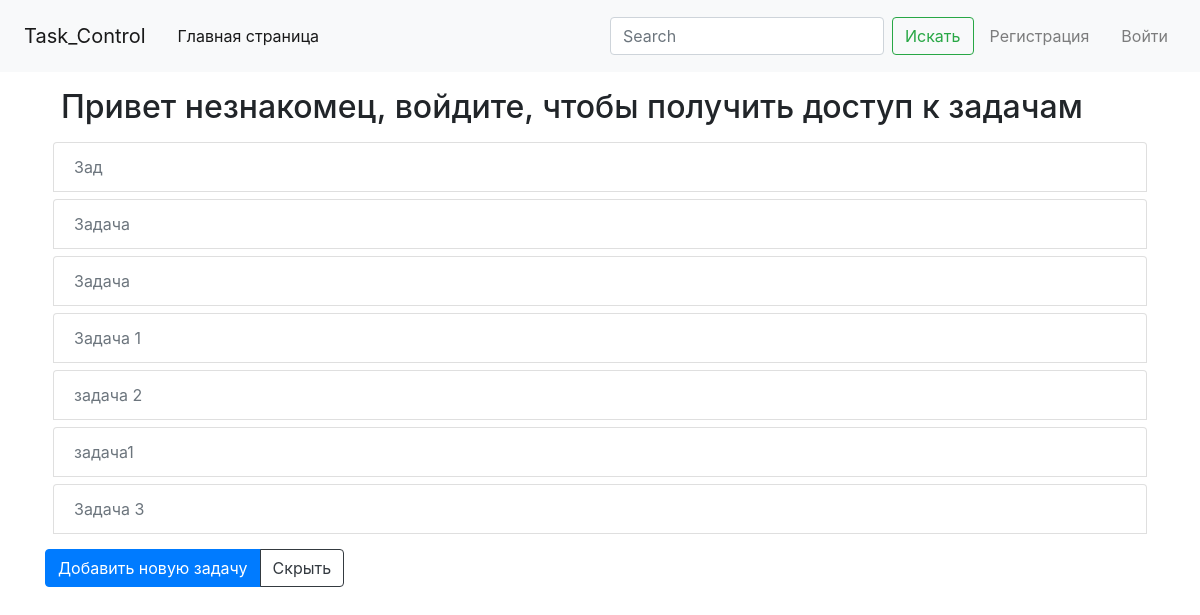
Before: / with the older database file.
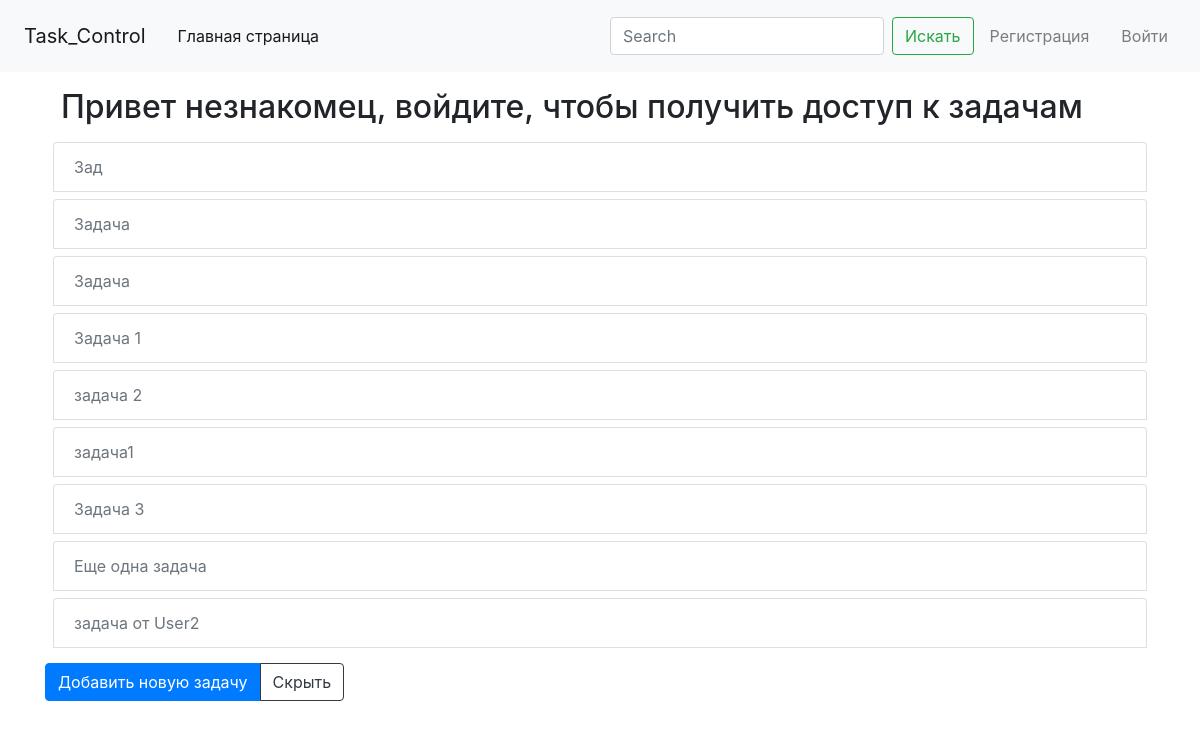
After: the same page with the newer database file.
### webapp/model.py (models this page shows, shortened)
class Tasks(db.Model):
    id = db.Column(db.Integer, primary_key=True)
    user_id = db.Column(db.Integer, db.ForeignKey('user.id', ondelete='CASCADE'), index=True)
    title = db.Column(db.String, nullable=False)
    text = db.Column(db.Text, nullable=True)

### webapp/__init__.py (the view)
    @app.route('/')
    def index():
        form = TaskForm()
        form1 = StatusForm()
        data = [row for row in db.engine.execute(f"SELECT id,title,text,user_id FROM Tasks")]
        if current_user.is_authenticated:
            data1 = [row for row in db.engine.execute(f"SELECT status FROM User WHERE id=={current_user.id}")]
            jq_form_id = data1[0][0][2:-2].replace("', '", ", ")
        else:
            return render_template('index.html', form=form, data=data, user_id=None)
        return render_template('index.html', form=form, data=data, user_id=current_user.id, form1=form1, jq_form_id=jq_form_id)

### webapp/forms.py
class TaskForm(FlaskForm):
    headline = StringField('Заголовок задачи', validators=[DataRequired()], render_kw={"class": "form-control",
                                                                                       "aria-label": "Sizing example input",
                                                                                       "aria-describedby": "inputGroup-sizing-default"})
    task = TextAreaField('Описание задачи', validators=[DataRequired()], render_kw={"class": "form-control",
                                                                                    "aria-label": "With textarea"})
    submit = SubmitField('Отправить', render_kw={"class": "btn btn-secondary btn-lg btn-block btn-info"})

class StatusForm(FlaskForm):
    status = TextAreaField('скрытое поле ввода', validators=[DataRequired()])
    submit = SubmitField('Сохранить изменения', render_kw={"class": "btn btn-outline-success"})

### webapp/templates/index.html (shortened to what this page needs)
{% extends "base.html" %}
{% block content %}
        <head>
        <link rel="stylesheet" href="https://maxcdn.bootstrapcdn.com/bootstrap/4.3.1/css/bootstrap.min.css">
        </head>
        <body>
        <h2>
            {% if current_user.is_authenticated %}
                    <span class="nav-link" >Привет {{current_user.username }}, вот твои задачи:</span>
            {% else %}
                    <span class="nav-link" >Привет незнакомец, войдите, чтобы получить доступ к задачам</span>
            {% endif %}
        </h2>
        <form  action="{{url_for('process_status')}}" method="post">
        <ul class="sortable-ul">
            {%if data%}
                {% for item in data %}
                  {% include 'task.html'%}
                {%endfor%}
            {% endif %}
        </ul>
        </form>
        <div class="btn-group" role="group" aria-label="Basic example">
           <button id="show" class="btn btn-primary" type="submit">Добавить новую задачу</button>
           <button type="button" id="hide" class="btn btn-outline-dark">Скрыть</button>
         </div>
         </body>
{% endblock content%}

### webapp/templates/base.html (shortened to what this page needs)
<!doctype html>
<html lang="ru">
  <head>
    <link rel="stylesheet" href="https://stackpath.bootstrapcdn.com/bootstrap/4.3.1/css/bootstrap.min.css">
  </head>
  <body>
    {% include 'menu.html' %}
    <div class = "container">
       {% block content %}
        {% endblock %}
    </div>
  </body>
</html>

### webapp/templates/menu.html (shortened to what this page needs)
<nav class="navbar navbar-expand-lg navbar-light bg-light">
  <a class="navbar-brand" href="#">Task_Control</a>
  <div class="collapse navbar-collapse" id="navbarSupportedContent">
    <ul class="navbar-nav mr-auto">
      <li class="nav-item active">
        <a class="nav-link" href="/">Главная страница <span class="sr-only">(current)</span></a>
      </li>
   <nav class="navbar navbar-light bg-light">
   </nav>
    </ul>
    <form class="form-inline my-2 my-lg-0">
      <input class="form-control mr-sm-2" type="search" placeholder="Search" aria-label="Search">
      <button class="btn btn-outline-success my-2 my-sm-0" type="submit">Искать</button>
    </form>
    <ul class="navbar-nav">
        {% if current_user.is_authenticated %}
                <li class="nav-item">
                    <a class="nav-link" href="{{url_for('logout')}}">Выйти</a>
               </li>
        {% else %}
       <li class="nav-item">
            <a class="nav-link" href="{{url_for('register')}}">Регистрация</a>
       </li>
      <li class="nav-item">
            <a class="nav-link" href="{{url_for('login')}}">Войти</a>
      </li>
        {% endif %}
    </ul>
  </div>
</nav>

### webapp/templates/task.html (shortened to what this page needs)
{% block window %}
   <head>
    </head>
    <body>
    <li>
        {% if user_id==item[3] %}
             <a href="#" class="list-group-item list-group-item-action" data-toggle="modal" id="{{item[0]}}" data-target="#myModal{{item[0]}}">{{item[1]}}</a>
        {% else %}
              <a href="#" class="list-group-item disabled">{{item[1]}}</a>
        {% endif %}
    </li>
    </body>
{% endblock window %}

### webapp/templates/index.html (style rules this page uses)
a { margin: 8px; font-size: 16px; }
li { list-style-type: none; }
ul { padding-left: 0; }

Changed rows visible on the page:
added Tasks: title "Еще одна задача"
added Tasks: title "задача от User2"
